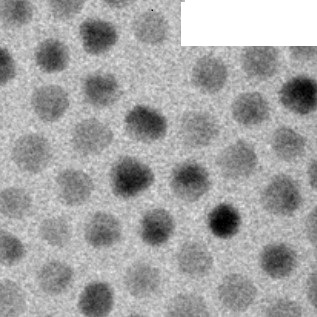
#> input picture myTEM.jpg, 317 x 317 px; its folder holds only this picture in this run
$ python -i ImageProcessor.py   (imports and definitions only)
#> lines starting #> are read from the running program, lines starting #| are printed output that depends on the picture; after the words box and inside, x2 and y2 are one past the last pixel; in counts of white or black regions, pixels touching at a corner belong together
import cv2
import cv2 as cv
import math
from Main import *
from Stats import *

"""
This function contains the main image processing logic. It will find the scale bar and all of the quantum dots in an image.
"""

#is this a image?
def isImage(file):
    return (file.endswith(".png") or file.endswith(".jpg") or file.endswith(".jpeg"))

#given an image, remove scale bar and return its location
# [102 lines left out: functions removeScaleBar, preProcess, processImage, removeBorderContours, drawOutput, not called in this run]

>>> import cv2
>>> picture = cv2.imread('myTEM.jpg', cv2.IMREAD_GRAYSCALE)
#> picture is the input picture: shape (317, 317); min 0, max 255, mean 163.9
>>> result = removeScaleBar(picture)
#> in removeScaleBar, `_, thresh = cv.threshold(img, 10, 255, cv.THRESH_BINARY)`:
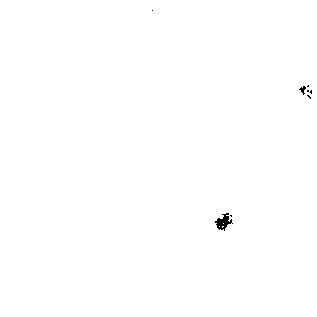
#> thresh: shape (317, 317); 99.8% white; 8 black regions (6 under 20 px)
#> in removeScaleBar, `contours, _ = cv.findContours(thresh, cv.RETR_TREE, cv.CHAIN_APPROX_NO..`: contours = 13 contours, 10 with area under 20; largest, box (x1, y1, x2, y2) and area: (0, 0, 317, 317) 99856, (214, 212, 233, 232) 190, (298, 85, 307, 96) 40
#> in removeScaleBar, `contours = contours[1:]`: contours = 12 contours, 10 with area under 20; largest, box (x1, y1, x2, y2) and area: (214, 212, 233, 232) 190, (298, 85, 307, 96) 40
#> the loop in removeScaleBar, `for contour in contours:` made 12 passes
#> after the loop in removeScaleBar, `for contour in contours:`: count = 12; index = 0
#> in removeScaleBar, `c = contours[index]`: c = [[231, 223], [232, 222], [233, 223], [232, 224]]
#> in removeScaleBar, `cv.drawContours(img, [c], -1, 255, thickness=cv2.FILLED)`: img: shape (317, 317); under 0.01% of pixels changed, all inside (x1, y1, x2, y2) = (231, 222, 234, 225)
#> in removeScaleBar, `xRec, yRec, wRec, hRec = cv.boundingRect(c)`: xRec = 231; yRec = 222
#> result = 5 items
